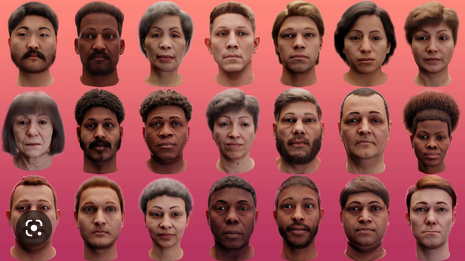
#> input picture human2.png, 465 x 261 px, found by its file name
$ python FaceDetection.py
#> lines starting #> are read from the running program, lines starting #| are printed output that depends on the picture; after the words box and inside, x2 and y2 are one past the last pixel; in counts of white or black regions, pixels touching at a corner belong together
# How to load image file and detect face in Python.
import cv2

# Load the cascade classifier
face_cascade = cv2.CascadeClassifier("C:\python work\Image Detection\data\haarcascades\haarcascade_frontalface_default.xml")

# Load the image file
img = cv2.imread("C:\python work\Image Detection\human2.png")
#> img is the input picture: shape (261, 465, 3); mean B, G, R 79.9, 79.8, 153.9

# Convert the image to grayscale
gray_img = cv2.cvtColor(img, cv2.COLOR_BGR2GRAY)
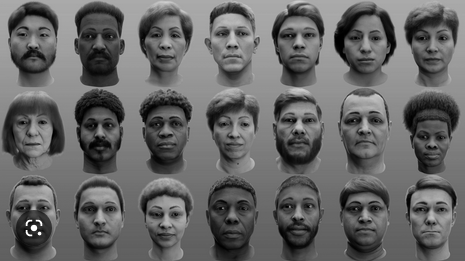
#> gray_img: shape (261, 465); min 0, max 255, mean 102

# Detect faces in the image
faces = face_cascade.detectMultiScale(gray_img, scaleFactor=1.1, minNeighbors=5)
#> faces = 20 rows, first 6: [405, 116, 53, 53], [6, 102, 54, 54], [137, 102, 56, 56], [203, 10, 59, 59], [6, 13, 56, 56], [138, 14, 55, 55]

# Draw rectangles around the faces
for (x, y, w, h) in faces:
    cv2.rectangle(img, (x,y), (x+w, y+h), (0, 255, 0), 2)
#> this loop made 20 passes
#> (x, y, w, h) on passes 1 to 12: (405, 116, 53, 53), (6, 102, 54, 54), (137, 102, 56, 56), (203, 10, 59, 59), (6, 13, 56, 56), (138, 14, 55, 55), (269, 13, 59, 59), (337, 15, 58, 58), (404, 17, 56, 56), (269, 97, 60, 60), (71, 103, 58, 58), (206, 104, 55, 55)
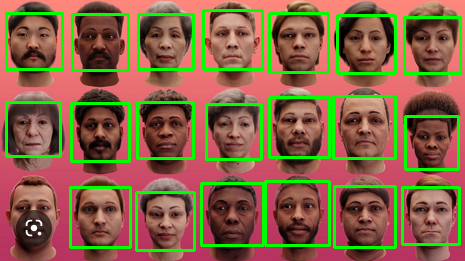
#> img: shape (261, 465, 3); 11.34% of pixels changed, all inside (x1, y1, x2, y2) = (5, 9, 462, 252)

# Display the result
cv2.imshow("Faces detected", img)
cv2.waitKey(0)
cv2.destroyAllWindows()
